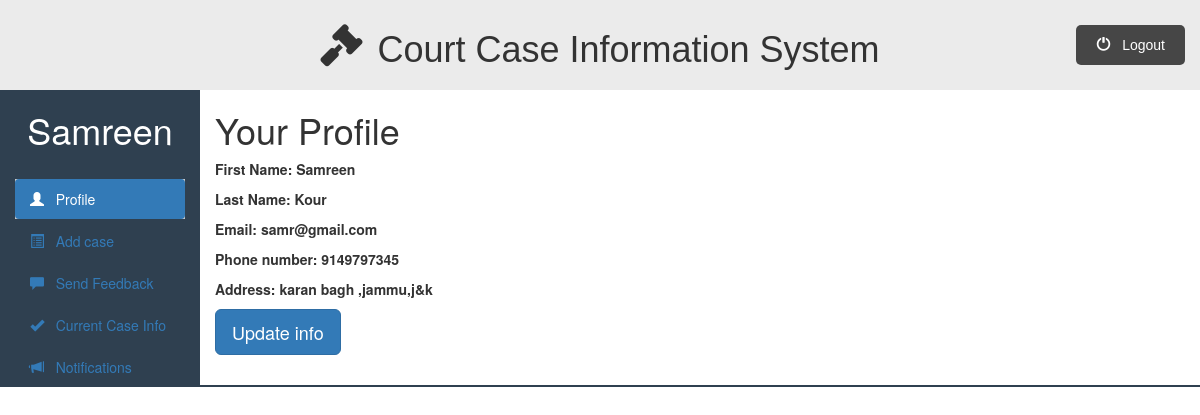
The page /client_dashboard.php (signed in) on the database its author committed.
### tables this page shows
CREATE TABLE `client` (
  `client_id` int(11) NOT NULL,
  `client_first_name` varchar(50) NOT NULL,
  `client_last_name` varchar(50) NOT NULL,
  `client_email` varchar(50) NOT NULL,
  `client_password` varchar(200) NOT NULL,
  `phone_no` text DEFAULT NULL,
  `address` varchar(100) DEFAULT NULL
);

### Client/clientprofile.php (the view, shortened to what this page needs)
<div class="container-fluid">
    <div class="row">
        <div class="col-sm-2">
            <h1>
                <?php echo $_SESSION["client_name"]; ?>
            </h1>
            <br>
            <ul id="side_menu" class="nav nav-pills nav-stacked">
                <li class="active">
                    <a href="client_dashboard.php">
                        <span class="glyphicon glyphicon-user"></span>
                        &nbsp; Profile
                     </a>
                </li>
                <li class="">
                    <a href="client_dashboard.php?q=addcase">
                        <span class="glyphicon glyphicon-list-alt"></span>
                        &nbsp; Add case
                    </a>
                </li>
                <li class="">
                    <a href="client_dashboard.php?q=sendfeedback">
                        <span class="glyphicon glyphicon-comment"></span>
                        &nbsp; Send Feedback
                    </a>
                </li>
                <li class="">
                    <a href="client_dashboard.php?q=currentcase">
                        <span class="glyphicon glyphicon-ok"></span>
                        &nbsp; Current Case Info
                    </a>
                </li>
                <li class="">
                    <a href="client_dashboard.php?q=notifications">
                        <span class="glyphicon glyphicon-bullhorn"></span>
                        &nbsp; Notifications
                    </a>
                </li>
            </ul>
        </div>
        <div class="col-sm-10" style="font-weight: bold; padding-bottom: 30px;">
            <?php
                require_once("includes/db.php");
                if ($con) {
                    $stmt = $con->prepare("
                    SELECT client_first_name, client_last_name,
                    client_email, phone_no, address
                    FROM client WHERE client_id = ?");
                    $stmt->bind_param('s', $_SESSION['client_id']);
                    $stmt->execute();
                    $stmt->store_result();
                    $stmt->bind_result($cfn, $cln, $ce, $cph, $ca);
                    while ($stmt->fetch()) {
                        $client_first_name = $cfn;
                        $client_last_name = $cln;
                        $client_email = $ce;
                        $phone_no = $cph;
                        $address = $ca;
                    }
                    echo
                    "
                        <h1>Your Profile</h1>
                        <p>First Name: {$client_first_name}</p>
                        <p>Last Name: {$client_last_name}</p>
                        <p>Email: {$client_email}</p>
                        <p>Phone number: {$phone_no}</p>
                        <p>Address: {$address}</p>
                        <button onclick='window.location.href=`client_dashboard.php?q=updateinfo`'
                        class='btn btn-primary btn-lg'>Update info</button>
                    ";
                }
            ?>
        </div>
   </div>
</div>

### Public/css/style.css (style rules this page uses)
* { padding: 0%; margin: 0%; box-sizing: border-box; }
html { scroll-behavior: smooth; }
ul { list-style-type: none; }
.active, .accordion:hover { background-color: #ccc; }

### Public/css/dashboard.css (style rules this page uses)
.row { background-color: #2f4050; }
.col-sm-10 { background-color: #fff; }
.col-sm-2 h1 { color: #fff; text-align:center; }

### rows shown on the page
client: client_first_name "Samreen", client_last_name "Kour", client_email "samr@gmail.com", phone_no "9149797345", address "karan bagh ,jammu,j&k"

### other values the page prints
$_SESSION["client_name"] "Samreen"
